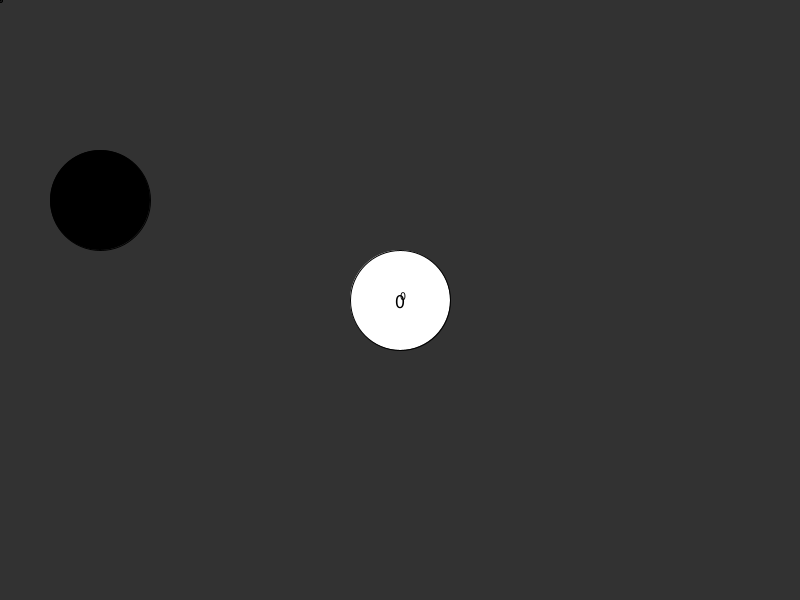
Frame 1 (no input)
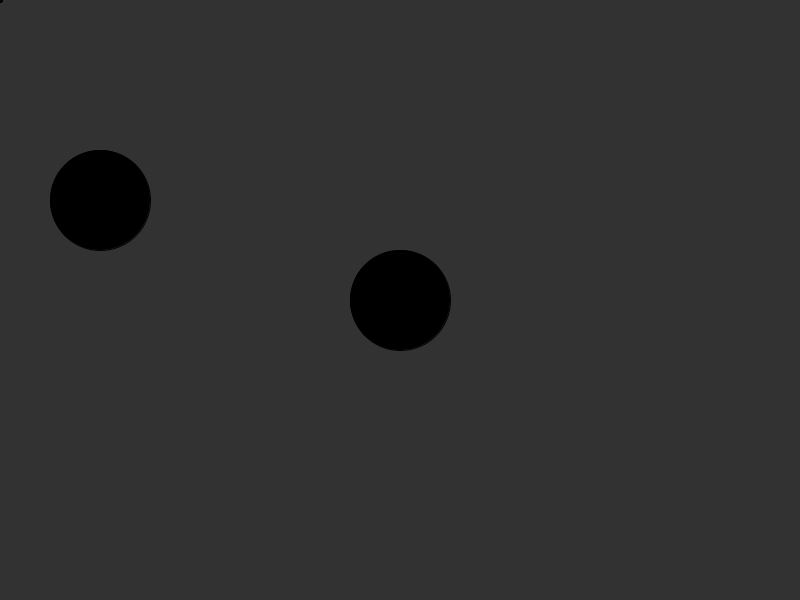
Frame 60 (the mouse pressed at the canvas centre just before this capture)
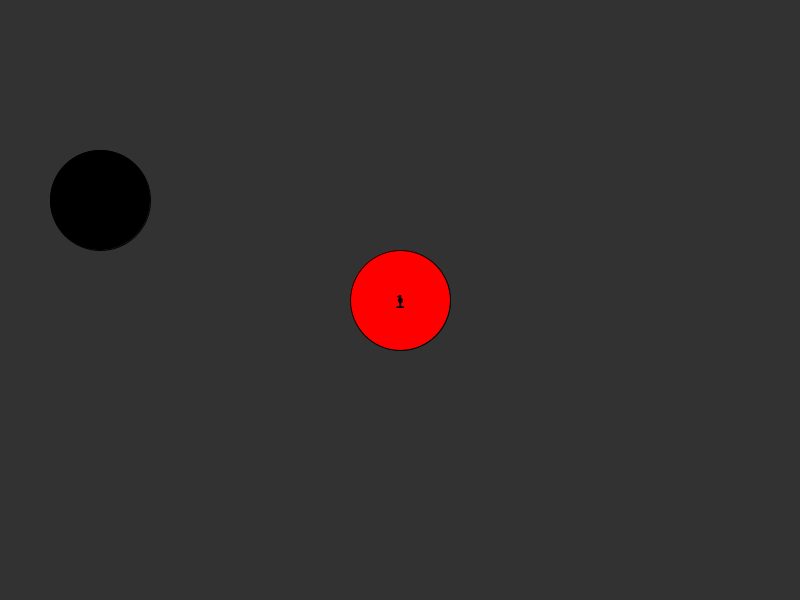
Frame 120 (the mouse held since frame 60 and released just before this capture)

The Processing sketch that drew these frames (run headless with seeded random() and noise(); from frame 60 on, the mouse is pressed at the canvas centre):

// Processing sketch: buttoncolourandpointchanging
// ── buttoncolourandpointchanging.pde
int count = 0;



void setup() {
  size(800, 600);
}

void draw() {
  background(50);
  if (pointCircle(mouseX, mouseY, 400, 300, 100)) {
    fill(255, 0, 0);
  } else {
  }
  circle(mouseX, mouseY, 4);
  circle(400, 300, 100);
  fill(0);
  text(count, 400, 300);
  textSize(20);
  textAlign(CENTER, CENTER);
  if (pointCircle(mouseX, mouseY, 100, 200, 100)) {
    fill(255, 0, 0);
  } else {
  }
  circle(mouseX, mouseY, 4);
  circle(100, 200, 100);
  fill(0);
  text(count, 400, 300);
  textSize(20);
  textAlign(CENTER, CENTER);
}

void mousePressed() {
  if (pointCircle(mouseX, mouseY, 400, 300, 50)){
    count++;
  }
}

  boolean pointCircle(float px, float py, float cx, float cy, float cr) {
    if (dist(px, py, cx, cy) < cr) {
      return true;
    } else {
      return false;
    }
  }
